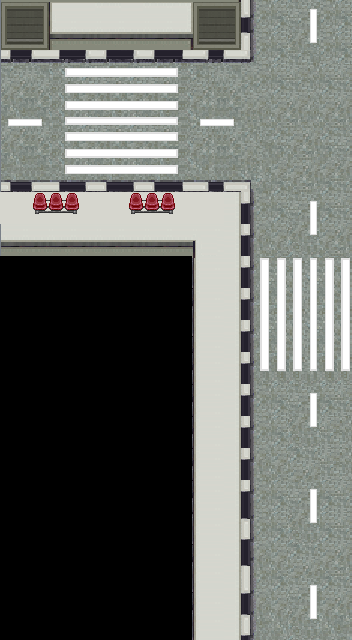

This game map was drawn from its Tiled (.tmx) file and the tilesets committed beside it. A one-line description and the trimmed map source follow:
An orthogonal 11x20 tile map with 32x32 px tiles, 2 tile layers (fond, decor), 3 tilesets.

<map version="1.2" tiledversion="1.2.2" orientation="orthogonal" renderorder="right-down" width="11" height="20" tilewidth="32" tileheight="32" infinite="0" nextlayerid="3" nextobjectid="1">
 <tileset firstgid="1" name="RoadTile" tilewidth="32" tileheight="32" tilecount="551" columns="29">
  <image source="RoadTile.png" width="959" height="625" />
 </tileset>
 <tileset firstgid="552" name="RailwayStation" tilewidth="32" tileheight="32" tilecount="120" columns="15">
  <image source="RailwayStation.png" trans="ad9cce" width="480" height="256" />
 </tileset>
 <tileset firstgid="672" name="BlackTile" tilewidth="32" tileheight="32" tilecount="50" columns="5">
  <image source="BlackTile.png" width="160" height="320" />
  <tile id="0">
   <properties>
    <property name="collides" type="bool" value="true" />
   </properties>
  </tile>
  <tile id="1">
   <properties>
    <property name="collides" type="bool" value="true" />
   </properties>
  </tile>
  <tile id="2">
   <properties>
    <property name="collides" type="bool" value="true" />
   </properties>
  </tile>
  <tile id="3">
   <properties>
    <property name="collides" type="bool" value="true" />
   </properties>
  </tile>
  <tile id="4">
   <properties>
    <property name="collides" type="bool" value="true" />
   </properties>
  </tile>
  <tile id="5">
   <properties>
    <property name="collides" type="bool" value="true" />
   </properties>
  </tile>
  <tile id="6">
   <properties>
    <property name="collides" type="bool" value="true" />
   </properties>
  </tile>
  <tile id="7">
   <properties>
    <property name="collides" type="bool" value="true" />
   </properties>
  </tile>
  <tile id="8">
   <properties>
    <property name="collides" type="bool" value="true" />
   </properties>
  </tile>
  <tile id="9">
   <properties>
    <property name="collides" type="bool" value="true" />
   </properties>
  </tile>
  <tile id="10">
   <properties>
    <property name="collides" type="bool" value="true" />
   </properties>
  </tile>
  <tile id="11">
   <properties>
    <property name="collides" type="bool" value="true" />
   </properties>
  </tile>
  <tile id="12">
   <properties>
    <property name="collides" type="bool" value="true" />
   </properties>
  </tile>
  <tile id="13">
   <properties>
    <property name="collides" type="bool" value="true" />
   </properties>
  </tile>
  <tile id="14">
   <properties>
    <property name="collides" type="bool" value="true" />
   </properties>
  </tile>
  <tile id="15">
   <properties>
    <property name="collides" type="bool" value="true" />
   </properties>
  </tile>
  <tile id="16">
   <properties>
    <property name="collides" type="bool" value="true" />
   </properties>
  </tile>
  <tile id="17">
   <properties>
    <property name="collides" type="bool" value="true" />
   </properties>
  </tile>
  <tile id="18">
   <properties>
    <property name="collides" type="bool" value="true" />
   </properties>
  </tile>
  <tile id="19">
   <properties>
    <property name="collides" type="bool" value="true" />
   </properties>
  </tile>
  <tile id="20">
   <properties>
    <property name="collides" type="bool" value="true" />
   </properties>
  </tile>
  <tile id="21">
   <properties>
    <property name="collides" type="bool" value="true" />
   </properties>
  </tile>
  <tile id="22">
   <properties>
    <property name="collides" type="bool" value="true" />
   </properties>
  </tile>
  <tile id="23">
   <properties>
    <property name="collides" type="bool" value="true" />
   </properties>
  </tile>
  <tile id="24">
   <properties>
    <property name="collides" type="bool" value="true" />
   </properties>
  </tile>
  <tile id="25">
   <properties>
    <property name="collides" type="bool" value="true" />
   </properties>
  </tile>
  <tile id="26">
   <properties>
    <property name="collides" type="bool" value="true" />
   </properties>
  </tile>
  <tile id="27">
   <properties>
    <property name="collides" type="bool" value="true" />
   </properties>
  </tile>
  <tile id="28">
   <properties>
    <property name="collides" type="bool" value="true" />
   </properties>
  </tile>
  <tile id="29">
   <properties>
    <property name="collides" type="bool" value="true" />
   </properties>
  </tile>
  <tile id="30">
   <properties>
    <property name="collides" type="bool" value="true" />
   </properties>
  </tile>
  <tile id="31">
   <properties>
    <property name="collides" type="bool" value="true" />
   </properties>
  </tile>
  <tile id="32">
   <properties>
    <property name="collides" type="bool" value="true" />
   </properties>
  </tile>
  <tile id="33">
   <properties>
    <property name="collides" type="bool" value="true" />
   </properties>
  </tile>
  <tile id="34">
   <properties>
    <property name="collides" type="bool" value="true" />
   </properties>
  </tile>
  <tile id="35">
   <properties>
    <property name="collides" type="bool" value="true" />
   </properties>
  </tile>
  <tile id="36">
   <properties>
    <property name="collides" type="bool" value="true" />
   </properties>
  </tile>
  <tile id="37">
   <properties>
    <property name="collides" type="bool" value="true" />
   </properties>
  </tile>
  <tile id="38">
   <properties>
    <property name="collides" type="bool" value="true" />
   </properties>
  </tile>
  <tile id="39">
   <properties>
    <property name="collides" type="bool" value="true" />
   </properties>
  </tile>
  <tile id="40">
   <properties>
    <property name="collides" type="bool" value="true" />
   </properties>
  </tile>
  <tile id="41">
   <properties>
    <property name="collides" type="bool" value="true" />
   </properties>
  </tile>
  <tile id="42">
   <properties>
    <property name="collides" type="bool" value="true" />
   </properties>
  </tile>
  <tile id="43">
   <properties>
    <property name="collides" type="bool" value="true" />
   </properties>
  </tile>
  <tile id="44">
   <properties>
    <property name="collides" type="bool" value="true" />
   </properties>
  </tile>
  <tile id="45">
   <properties>
    <property name="collides" type="bool" value="true" />
   </properties>
  </tile>
  <tile id="46">
   <properties>
    <property name="collides" type="bool" value="true" />
   </properties>
  </tile>
  <tile id="47">
   <properties>
    <property name="collides" type="bool" value="true" />
   </properties>
  </tile>
  <tile id="48">
   <properties>
    <property name="collides" type="bool" value="true" />
   </properties>
  </tile>
  <tile id="49">
   <properties>
    <property name="collides" type="bool" value="true" />
   </properties>
  </tile>
 </tileset>
 <layer id="1" name="fond" width="11" height="20">
  <data>[220 cells, 209 non-empty, 90 distinct tile ids]</data>
 </layer>
 <layer id="2" name="decor" width="11" height="20">
  <data>[220 cells, 140 non-empty, 49 distinct tile ids]</data>
 </layer>
</map>
